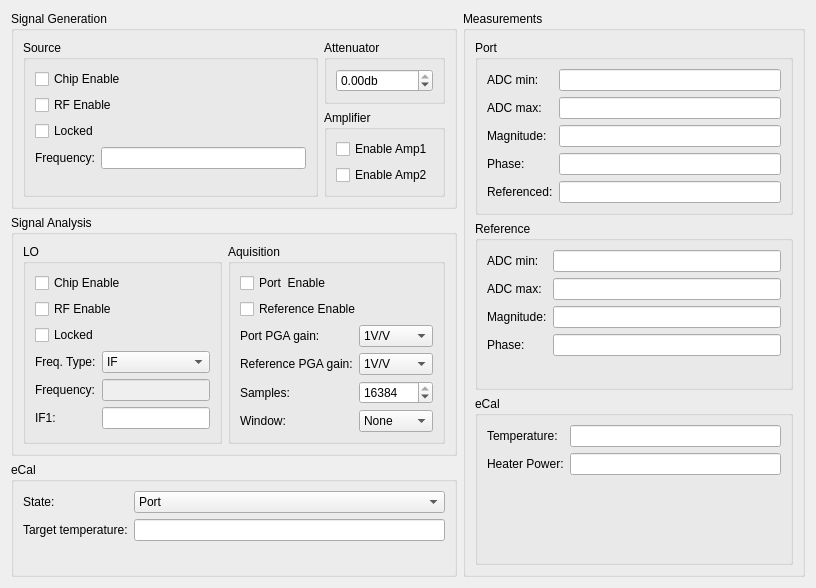
<?xml version="1.0" encoding="UTF-8"?>
<ui version="4.0">
 <class>ManualControlDialogVFE</class>
 <widget class="QWidget" name="ManualControlDialogVFE">
  <property name="geometry">
   <rect>
    <x>0</x>
    <y>0</y>
    <width>816</width>
    <height>588</height>
   </rect>
  </property>
  <property name="windowTitle">
   <string>Form</string>
  </property>
  <layout class="QHBoxLayout" name="horizontalLayout_5">
   <item>
    <layout class="QHBoxLayout" name="horizontalLayout_4">
     <item>
      <layout class="QVBoxLayout" name="verticalLayout_2">
       <item>
        <widget class="QGroupBox" name="groupBox_10">
         <property name="title">
          <string>Signal Generation</string>
         </property>
         <layout class="QHBoxLayout" name="horizontalLayout_3">
          <item>
           <layout class="QHBoxLayout" name="horizontalLayout_2">
            <item>
             <widget class="QGroupBox" name="groupBox">
              <property name="title">
               <string>Source</string>
              </property>
              <layout class="QVBoxLayout" name="verticalLayout_10">
               <item>
                <widget class="QCheckBox" name="SourceCE">
                 <property name="text">
                  <string>Chip Enable</string>
                 </property>
                </widget>
               </item>
               <item>
                <widget class="QCheckBox" name="SourceRFEN">
                 <property name="text">
                  <string>RF Enable</string>
                 </property>
                </widget>
               </item>
               <item>
                <widget class="QCheckBox" name="SourceLocked">
                 <property name="enabled">
                  <bool>true</bool>
                 </property>
                 <property name="text">
                  <string>Locked</string>
                 </property>
                </widget>
               </item>
               <item>
                <layout class="QFormLayout" name="formLayout">
                 <item row="0" column="0">
                  <widget class="QLabel" name="label_2">
                   <property name="text">
                    <string>Frequency:</string>
                   </property>
                  </widget>
                 </item>
                 <item row="0" column="1">
                  <widget class="SIUnitEdit" name="SourceFrequency"/>
                 </item>
                </layout>
               </item>
              </layout>
             </widget>
            </item>
           </layout>
          </item>
          <item>
           <layout class="QVBoxLayout" name="verticalLayout_12">
            <item>
             <widget class="QGroupBox" name="groupBox_4">
              <property name="title">
               <string>Attenuator</string>
              </property>
              <layout class="QVBoxLayout" name="verticalLayout_4">
               <item>
                <widget class="QDoubleSpinBox" name="Attenuator">
                 <property name="suffix">
                  <string>db</string>
                 </property>
                 <property name="minimum">
                  <double>-31.750000000000000</double>
                 </property>
                 <property name="maximum">
                  <double>0.000000000000000</double>
                 </property>
                 <property name="singleStep">
                  <double>0.250000000000000</double>
                 </property>
                </widget>
               </item>
              </layout>
             </widget>
            </item>
            <item>
             <widget class="QGroupBox" name="groupBox_5">
              <property name="title">
               <string>Amplifier</string>
              </property>
              <layout class="QVBoxLayout" name="verticalLayout_11">
               <item>
                <widget class="QCheckBox" name="SourceAmplifier1Enable">
                 <property name="text">
                  <string>Enable Amp1</string>
                 </property>
                 <property name="checked">
                  <bool>false</bool>
                 </property>
                </widget>
               </item>
               <item>
                <widget class="QCheckBox" name="SourceAmplifier2Enable">
                 <property name="text">
                  <string>Enable Amp2</string>
                 </property>
                </widget>
               </item>
              </layout>
             </widget>
            </item>
           </layout>
          </item>
         </layout>
        </widget>
       </item>
       <item>
        <widget class="QGroupBox" name="groupBox_11">
         <property name="title">
          <string>Signal Analysis</string>
         </property>
         <layout class="QHBoxLayout" name="horizontalLayout">
          <item>
           <widget class="QGroupBox" name="groupBox_7">
            <property name="title">
             <string>LO</string>
            </property>
            <layout class="QHBoxLayout" name="horizontalLayout_6" stretch="0">
             <item>
              <layout class="QVBoxLayout" name="verticalLayout_5">
               <item>
                <widget class="QCheckBox" name="LOCE">
                 <property name="text">
                  <string>Chip Enable</string>
                 </property>
                </widget>
               </item>
               <item>
                <widget class="QCheckBox" name="LORFEN">
                 <property name="text">
                  <string>RF Enable</string>
                 </property>
                </widget>
               </item>
               <item>
                <widget class="QCheckBox" name="LOlocked">
                 <property name="enabled">
                  <bool>true</bool>
                 </property>
                 <property name="text">
                  <string>Locked</string>
                 </property>
                </widget>
               </item>
               <item>
                <layout class="QFormLayout" name="formLayout_3">
                 <item row="0" column="0">
                  <widget class="QLabel" name="label_8">
                   <property name="text">
                    <string>Freq. Type:</string>
                   </property>
                  </widget>
                 </item>
                 <item row="0" column="1">
                  <widget class="QComboBox" name="LOFreqType">
                   <item>
                    <property name="text">
                     <string>IF</string>
                    </property>
                   </item>
                   <item>
                    <property name="text">
                     <string>Absolute</string>
                    </property>
                   </item>
                  </widget>
                 </item>
                 <item row="1" column="0">
                  <widget class="QLabel" name="label_7">
                   <property name="text">
                    <string>Frequency:</string>
                   </property>
                  </widget>
                 </item>
                 <item row="1" column="1">
                  <widget class="SIUnitEdit" name="LOFrequency">
                   <property name="enabled">
                    <bool>false</bool>
                   </property>
                  </widget>
                 </item>
                 <item row="2" column="0">
                  <widget class="QLabel" name="label_6">
                   <property name="text">
                    <string>IF1:</string>
                   </property>
                  </widget>
                 </item>
                 <item row="2" column="1">
                  <widget class="SIUnitEdit" name="IF"/>
                 </item>
                </layout>
               </item>
              </layout>
             </item>
            </layout>
           </widget>
          </item>
          <item>
           <widget class="QGroupBox" name="groupBox_9">
            <property name="title">
             <string>Aquisition</string>
            </property>
            <layout class="QVBoxLayout" name="verticalLayout">
             <item>
              <widget class="QCheckBox" name="Port1Enable">
               <property name="text">
                <string>Port  Enable</string>
               </property>
              </widget>
             </item>
             <item>
              <widget class="QCheckBox" name="RefEnable">
               <property name="text">
                <string>Reference Enable</string>
               </property>
              </widget>
             </item>
             <item>
              <layout class="QFormLayout" name="formLayout_5">
               <item row="0" column="1">
                <widget class="QComboBox" name="portgain">
                 <item>
                  <property name="text">
                   <string>1V/V</string>
                  </property>
                 </item>
                 <item>
                  <property name="text">
                   <string>10V/V</string>
                  </property>
                 </item>
                 <item>
                  <property name="text">
                   <string>20V/V</string>
                  </property>
                 </item>
                 <item>
                  <property name="text">
                   <string>30V/V</string>
                  </property>
                 </item>
                 <item>
                  <property name="text">
                   <string>40V/V</string>
                  </property>
                 </item>
                 <item>
                  <property name="text">
                   <string>60V/V</string>
                  </property>
                 </item>
                 <item>
                  <property name="text">
                   <string>80V/V</string>
                  </property>
                 </item>
                 <item>
                  <property name="text">
                   <string>120V/V</string>
                  </property>
                 </item>
                 <item>
                  <property name="text">
                   <string>157V/V</string>
                  </property>
                 </item>
                 <item>
                  <property name="text">
                   <string>0.25V/V</string>
                  </property>
                 </item>
                </widget>
               </item>
               <item row="1" column="1">
                <widget class="QComboBox" name="refgain">
                 <item>
                  <property name="text">
                   <string>1V/V</string>
                  </property>
                 </item>
                 <item>
                  <property name="text">
                   <string>10V/V</string>
                  </property>
                 </item>
                 <item>
                  <property name="text">
                   <string>20V/V</string>
                  </property>
                 </item>
                 <item>
                  <property name="text">
                   <string>30V/V</string>
                  </property>
                 </item>
                 <item>
                  <property name="text">
                   <string>40V/V</string>
                  </property>
                 </item>
                 <item>
                  <property name="text">
                   <string>60V/V</string>
                  </property>
                 </item>
                 <item>
                  <property name="text">
                   <string>80V/V</string>
                  </property>
                 </item>
                 <item>
                  <property name="text">
                   <string>120V/V</string>
                  </property>
                 </item>
                 <item>
                  <property name="text">
                   <string>157V/V</string>
                  </property>
                 </item>
                 <item>
                  <property name="text">
                   <string>0.25V/V</string>
                  </property>
                 </item>
                </widget>
               </item>
               <item row="2" column="0">
                <widget class="QLabel" name="label_12">
                 <property name="text">
                  <string>Samples:</string>
                 </property>
                </widget>
               </item>
               <item row="2" column="1">
                <widget class="QSpinBox" name="Samples">
                 <property name="minimum">
                  <number>96</number>
                 </property>
                 <property name="maximum">
                  <number>16384</number>
                 </property>
                 <property name="singleStep">
                  <number>16</number>
                 </property>
                 <property name="value">
                  <number>16384</number>
                 </property>
                </widget>
               </item>
               <item row="3" column="0">
                <widget class="QLabel" name="label_15">
                 <property name="text">
                  <string>Window:</string>
                 </property>
                </widget>
               </item>
               <item row="3" column="1">
                <widget class="QComboBox" name="cbWindow">
                 <item>
                  <property name="text">
                   <string>None</string>
                  </property>
                 </item>
                 <item>
                  <property name="text">
                   <string>Kaiser</string>
                  </property>
                 </item>
                 <item>
                  <property name="text">
                   <string>Hann</string>
                  </property>
                 </item>
                 <item>
                  <property name="text">
                   <string>Flat Top</string>
                  </property>
                 </item>
                </widget>
               </item>
               <item row="1" column="0">
                <widget class="QLabel" name="label_4">
                 <property name="text">
                  <string>Reference PGA gain:</string>
                 </property>
                </widget>
               </item>
               <item row="0" column="0">
                <widget class="QLabel" name="label_3">
                 <property name="text">
                  <string>Port PGA gain:</string>
                 </property>
                </widget>
               </item>
              </layout>
             </item>
            </layout>
           </widget>
          </item>
         </layout>
        </widget>
       </item>
       <item>
        <widget class="QGroupBox" name="groupBox_3">
         <property name="title">
          <string>eCal</string>
         </property>
         <layout class="QFormLayout" name="formLayout_4">
          <item row="1" column="0">
           <widget class="QLabel" name="label_9">
            <property name="text">
             <string>Target temperature:</string>
            </property>
           </widget>
          </item>
          <item row="1" column="1">
           <widget class="SIUnitEdit" name="eCalTarget"/>
          </item>
          <item row="0" column="0">
           <widget class="QLabel" name="label_10">
            <property name="text">
             <string>State:</string>
            </property>
           </widget>
          </item>
          <item row="0" column="1">
           <widget class="QComboBox" name="eCalState">
            <item>
             <property name="text">
              <string>Port</string>
             </property>
            </item>
            <item>
             <property name="text">
              <string>Open</string>
             </property>
            </item>
            <item>
             <property name="text">
              <string>Short</string>
             </property>
            </item>
            <item>
             <property name="text">
              <string>Load</string>
             </property>
            </item>
           </widget>
          </item>
         </layout>
        </widget>
       </item>
      </layout>
     </item>
     <item>
      <widget class="QGroupBox" name="groupBox_12">
       <property name="title">
        <string>Measurements</string>
       </property>
       <layout class="QVBoxLayout" name="verticalLayout_16">
        <item>
         <widget class="QGroupBox" name="groupBox_16">
          <property name="title">
           <string>Port</string>
          </property>
          <layout class="QVBoxLayout" name="verticalLayout_19">
           <item>
            <layout class="QFormLayout" name="formLayout_9">
             <item row="0" column="0">
              <widget class="QLabel" name="label_25">
               <property name="text">
                <string>ADC min:</string>
               </property>
              </widget>
             </item>
             <item row="0" column="1">
              <widget class="QLineEdit" name="portmin"/>
             </item>
             <item row="1" column="0">
              <widget class="QLabel" name="label_26">
               <property name="text">
                <string>ADC max:</string>
               </property>
              </widget>
             </item>
             <item row="1" column="1">
              <widget class="QLineEdit" name="portmax"/>
             </item>
             <item row="2" column="0">
              <widget class="QLabel" name="label_27">
               <property name="text">
                <string>Magnitude:</string>
               </property>
              </widget>
             </item>
             <item row="2" column="1">
              <widget class="QLineEdit" name="portmag"/>
             </item>
             <item row="3" column="0">
              <widget class="QLabel" name="label_28">
               <property name="text">
                <string>Phase:</string>
               </property>
              </widget>
             </item>
             <item row="3" column="1">
              <widget class="QLineEdit" name="portphase"/>
             </item>
             <item row="4" column="0">
              <widget class="QLabel" name="label_13">
               <property name="text">
                <string>Referenced:</string>
               </property>
              </widget>
             </item>
             <item row="4" column="1">
              <widget class="QLineEdit" name="portreferenced"/>
             </item>
            </layout>
           </item>
          </layout>
         </widget>
        </item>
        <item>
         <widget class="QGroupBox" name="groupBox_15">
          <property name="title">
           <string>Reference</string>
          </property>
          <layout class="QVBoxLayout" name="verticalLayout_18">
           <item>
            <layout class="QFormLayout" name="formLayout_8">
             <item row="0" column="0">
              <widget class="QLabel" name="label_21">
               <property name="text">
                <string>ADC min:</string>
               </property>
              </widget>
             </item>
             <item row="0" column="1">
              <widget class="QLineEdit" name="refmin"/>
             </item>
             <item row="1" column="0">
              <widget class="QLabel" name="label_22">
               <property name="text">
                <string>ADC max:</string>
               </property>
              </widget>
             </item>
             <item row="1" column="1">
              <widget class="QLineEdit" name="refmax"/>
             </item>
             <item row="2" column="0">
              <widget class="QLabel" name="label_23">
               <property name="text">
                <string>Magnitude:</string>
               </property>
              </widget>
             </item>
             <item row="2" column="1">
              <widget class="QLineEdit" name="refmag"/>
             </item>
             <item row="3" column="0">
              <widget class="QLabel" name="label_24">
               <property name="text">
                <string>Phase:</string>
               </property>
              </widget>
             </item>
             <item row="3" column="1">
              <widget class="QLineEdit" name="refphase"/>
             </item>
            </layout>
           </item>
          </layout>
         </widget>
        </item>
        <item>
         <widget class="QGroupBox" name="groupBox_2">
          <property name="title">
           <string>eCal</string>
          </property>
          <layout class="QFormLayout" name="formLayout_2">
           <item row="0" column="0">
            <widget class="QLabel" name="label">
             <property name="text">
              <string>Temperature:</string>
             </property>
            </widget>
           </item>
           <item row="0" column="1">
            <widget class="SIUnitEdit" name="eCalTemp">
             <property name="focusPolicy">
              <enum>Qt::NoFocus</enum>
             </property>
            </widget>
           </item>
           <item row="1" column="0">
            <widget class="QLabel" name="label_5">
             <property name="text">
              <string>Heater Power:</string>
             </property>
            </widget>
           </item>
           <item row="1" column="1">
            <widget class="SIUnitEdit" name="eCalPower">
             <property name="focusPolicy">
              <enum>Qt::NoFocus</enum>
             </property>
            </widget>
           </item>
          </layout>
         </widget>
        </item>
       </layout>
      </widget>
     </item>
    </layout>
   </item>
  </layout>
 </widget>
 <customwidgets>
  <customwidget>
   <class>SIUnitEdit</class>
   <extends>QLineEdit</extends>
   <header>CustomWidgets/siunitedit.h</header>
  </customwidget>
 </customwidgets>
 <resources/>
 <connections/>
</ui>
